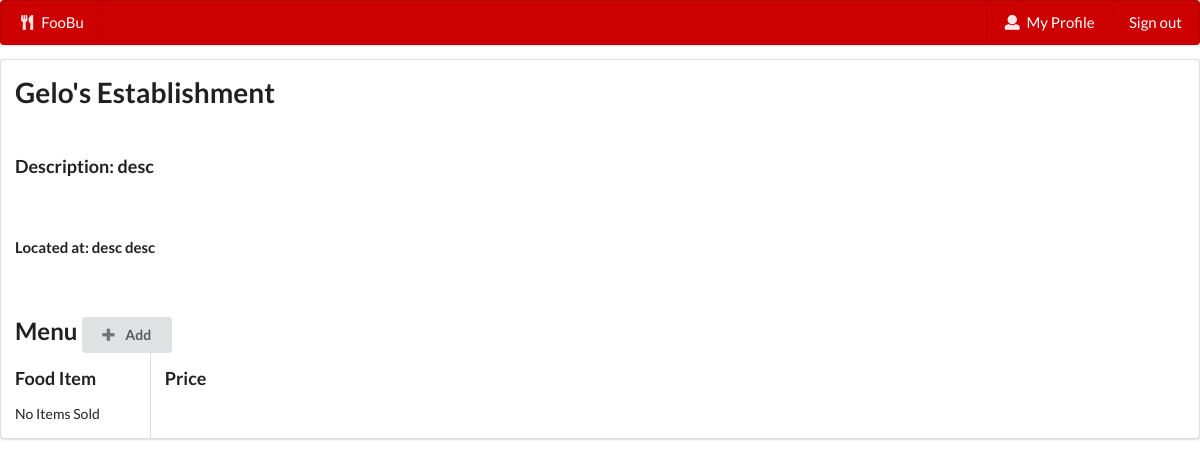
The app's page /foobu/est-1/ (signed in), older data.
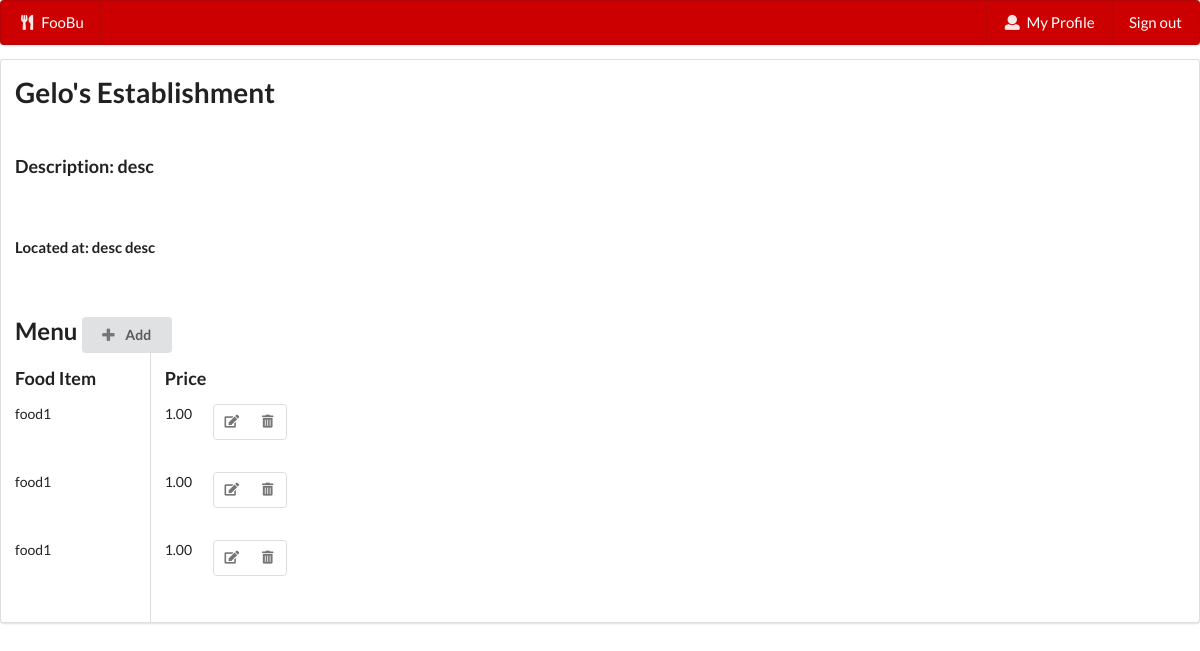
The same page, newer data.
### food/models.py (models this page shows, shortened)
class FoodItem(models.Model):
    id = models.AutoField(primary_key=True)
    name = models.TextField(blank=True)
    price = models.DecimalField(decimal_places=2,max_digits=10)
    est = models.ForeignKey(Establishment, blank=False, null=False, on_delete=models.CASCADE)

### food/views.py (the view)
# urls.py: path('est-<int:est_id>/', views.establishment, name="establishment"),
@login_required
def establishment(request,est_id):
    x = Establishment.objects.filter(id=est_id)[0]
    location = x.street + " " + x.area
    user = request.user
    is_owner = RegisteredUser.objects.filter(user=user)[0].is_owner
    owns = (user == x.owner.user)
    reg_user = RegisteredUser.objects.filter(user=user)
    rated = Rates.objects.filter(cus=reg_user[0], est=x).exists()
    raters = len(Rates.objects.filter(est=x))
    rate = 0
    if raters !=0:
        for i in Rates.objects.filter(est=x):
            rate = rate + i.rating
        rate = rate/raters
    favs = len(Favorites.objects.filter(est=x))
    fooditems = FoodItem.objects.filter(est=x)
    return render(request,'food/establishment.html', {'est':x, 'loc':location, 'owner':is_owner, 'favorite':favs, 'rate':rate, 'fooditems':fooditems, 'owns':owns, 'rated':rated})

### food/templates/food/establishment.html (shortened to what this page needs)
{% extends "food/base.html" %}
{% block content %}
    <div class = "ui segment">
        <div class = "row">
            <h1>{{est.name}}</h1>
        </div>
        <br>
        <h3>Description: {{est.desc}}</h3>
        <br>
        <h4>Located at: {{loc}}</h4>
        <br>
        <h2>Menu
            {% if owner and owns %}
                <a href="{% url 'addfooditem' est_id=est.id%}">
                <button class="ui button">
                     <i class="plus icon"></i>
                       Add
                </button>
                </a>
            {% endif %}
        </h2>
        <div class = "container">
            <div class = "ui two column divided grid">
                <div class = "two wide column">
                    <h3>Food Item</h3>
                    {% if fooditems %}
                        {% for item in fooditems%}
                            <p>{{ item.name }}</p>
                            <pre><br></pre>
                        {% endfor %}
                    {% else %}
                        <p> No Items Sold</p>
                    {% endif %}
                </div>
                <div class = "two wide column">
                    <h3>Price</h3>
                    {% if fooditems %}
                        {% for item in fooditems%}
                            {{ item.price }}
                            {% if owner and owns %}
                                <div class="right floated ui small  basic icon buttons">
                                    <a href="{% url 'updatefooditem' est_id=est.id food_id=item.id %}">
                                        <button class = "mini ui button"> <i class="edit icon"></i> </button>
                                    </a>
                                    <a href="{% url 'deletefooditem' est_id=est.id food_id=item.id %}">
                                        <button class = "mini ui button"> <i class="trash alternate icon"></i> </button>
                                    </a>
                                </div>
                            {% endif %}
                            <pre><br></pre>
                        {% endfor %}
                    {% endif %}
                </div>
            </div>
        </div>
{% endblock %}

Row changes from the older to the newer data that the page shows:
added FoodItem: name "food1", price "1.00"
added FoodItem: name "food1", price "1.00"
added FoodItem: name "food1", price "1.00"
Text that changed along with them:
text no longer shown: "No Items Sold"
